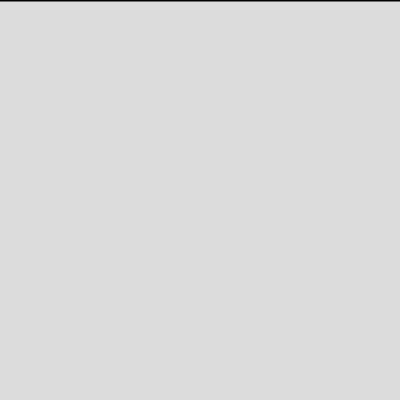
Frame 1 (no input)
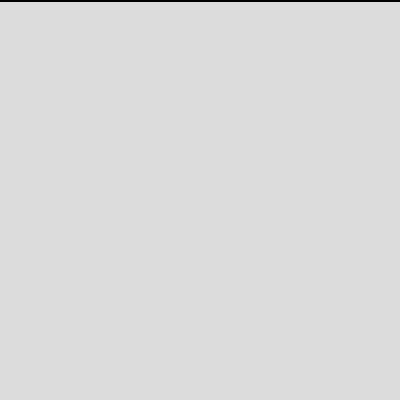
Frame 60 (no input)
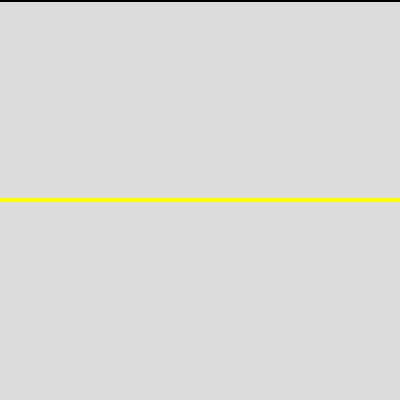
Frame 120 (the mouse pressed at the canvas centre since frame 60)

The p5.js sketch that drew these frames (run headless with seeded random() and noise() and a simulated clock; from frame 60 on, the mouse is pressed at the canvas centre):

// p5.js sketch
// ── sketch.js
let canvasXMax=400;
let canvasYMax=400;
function setup() {
  createCanvas(canvasXMax, canvasYMax);
  background(220);
}

function draw() {
  
  textSize(15);
  let string_toprint="Contenuto mouseX="
  +mouseX+""
  //"Mouse x="+mouseX+
  ", y="+mouseY;
  //text(string_toprint, 20, 20);
  strokeWeight(3);
  line(0,mouseX, canvasXMax, mouseY);
  //feedback tasto mouse sx
  //disegnare la linea gialla 
  //se schiacciamo il mouse
  //p5---> true, se il mouse è schiaccaito,
  //altrimenti è false
  if(mouseIsPressed == true){
    if(mouseButton == RIGHT){
      background(220);
    }
    //LEFT,RIGHT, CENTRAL
    //coloriamo di giallo
    stroke("yellow");
  }
  //altrimenti nero
  else{
    stroke("black");
  }
  mouseIsPressed;
}
